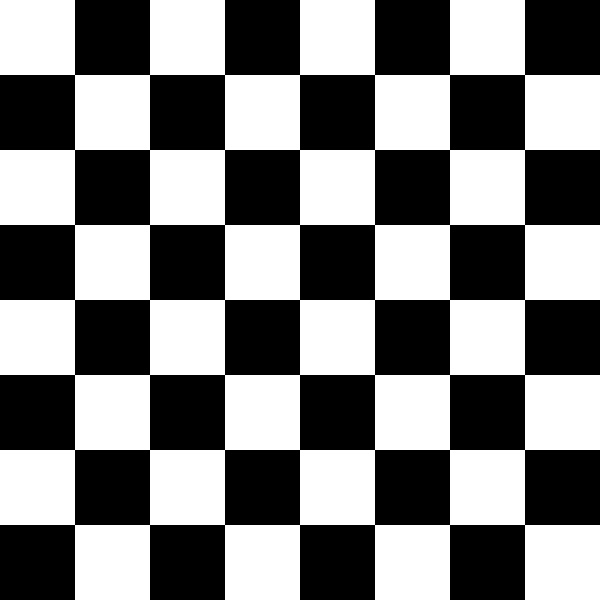
#> input picture 2-Image Processing techniques/img/board.jpg, 600 x 600 px
$ jupyter execute '6-Borders and Corners.ipynb'   (older library calls are emulated)   (text cells are left out)
#> lines starting #> are read from the running program, lines starting #| are printed output that depends on the picture; after the words box and inside, x2 and y2 are one past the last pixel; in counts of white or black regions, pixels touching at a corner belong together
[cell 1]
import cv2
import matplotlib.pyplot as plt

img_path = "img/board.jpg"

img = cv2.imread(img_path)
#> img is the input picture: shape (600, 600, 3); min 0, max 255, mean 127.5
img = cv2.cvtColor(img, cv2.COLOR_BGR2GRAY)
#> img: shape (600, 600)

plt.imshow(img, cmap='gray')

# VERTICAL LINES.
sobelx = cv2.Sobel(img, cv2.CV_64F, 1, 0, ksize=5)
plt.imshow(sobelx, cmap='gray')

plt.figure()

# HORIZONTAL LINES.
sobely = cv2.Sobel(img, cv2.CV_64F, 0, 1, ksize=5)
plt.imshow(sobely, cmap='gray')

laplacian = cv2.Laplacian(img, cv2.CV_64F)

[cell 2]
blend_img = cv2.addWeighted(src1=sobelx, src2=sobely, alpha=1, beta=1, gamma=0)
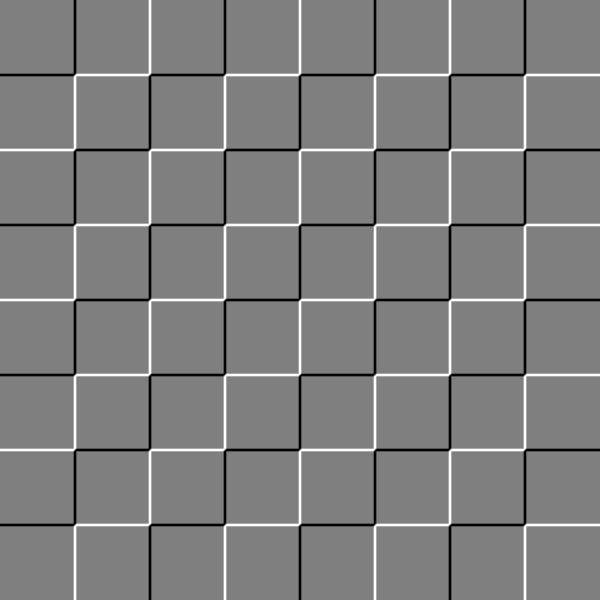
#> blend_img: shape (600, 600) float64; min -12264, max 12264, mean 0; drawn with min black and max white
plt.imshow(blend_img, cmap='gray')

[cell 3]
import cv2
import matplotlib.pyplot as plt

img_path = "img/nature.jpg"

img = cv2.imread(img_path)
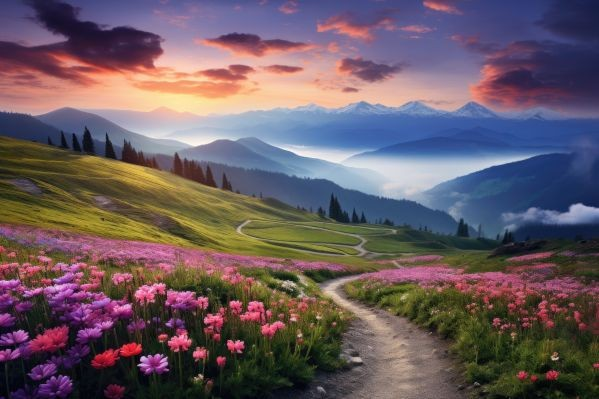
#> input picture 2-Image Processing techniques/img/nature.jpg, 599 x 399 px
#> img is the input picture: shape (399, 599, 3); mean B, G, R 97.7, 90.2, 104.9
img = cv2.cvtColor(img, cv2.COLOR_BGR2GRAY)
#> img: shape (399, 599)
# img = cv2.GaussianBlur(img, (5,5), 10)

plt.imshow(img, cmap='gray')

laplacian = cv2.Laplacian(img, cv2.CV_64F)
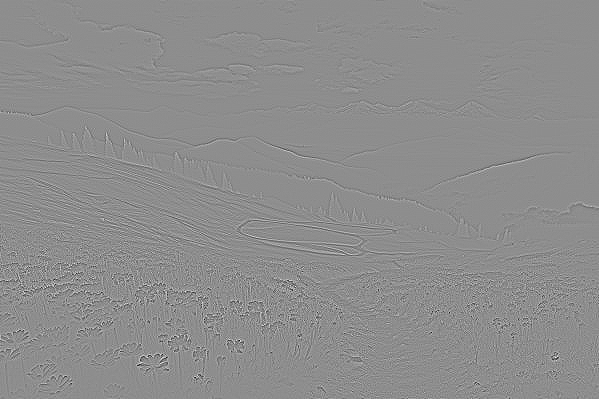
#> laplacian: shape (399, 599) float64; min -292, max 234, mean 0; drawn with min black and max white
plt.imshow(laplacian, cmap='gray')

[cell 4]
import numpy as np
import cv2

filename = "img/board.jpg"
# filename = 'img/door.jpg'
# filename = 'img/door_house.jpg'

img = cv2.imread(filename)

# Uncomment if required.
# img = cv2.resize(img, (int(img.shape[0] / 2), int(img.shape[1] / 2)))

gray = cv2.cvtColor(img,cv2.COLOR_BGR2GRAY)


gray = np.float32(gray)
dst = cv2.cornerHarris(gray,2,3,0.04)
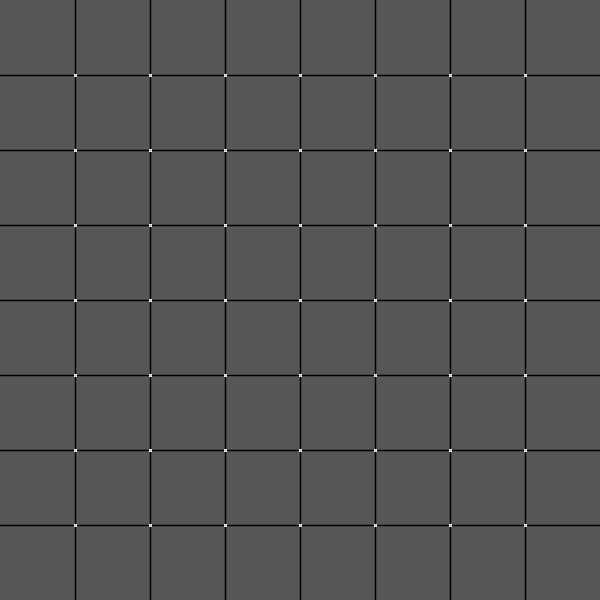
#> dst: shape (600, 600) float32; min -169130016, max 330747008, mean -5368240; drawn with min black and max white

dst = cv2.dilate(dst,None)
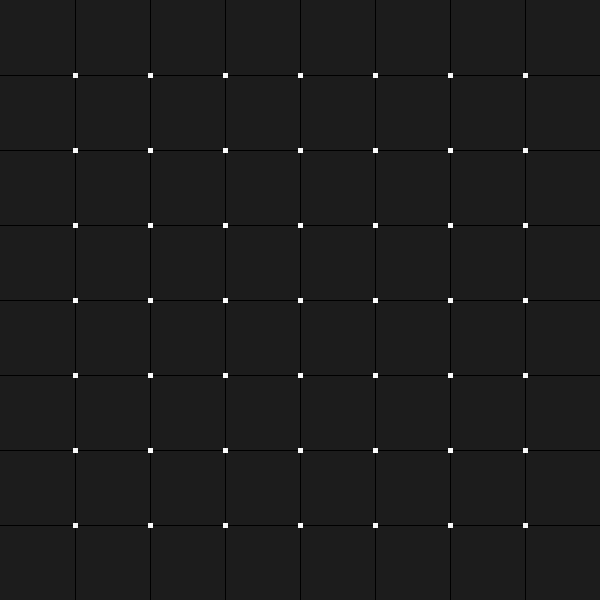
#> dst: shape (600, 600) float32; min -42282504, max 330747008, mean 179746.4; drawn with min black and max white

# print(np.unique(dst))
print(dst.min())
#| -42282504.0
print(dst.max())
#| 330747000.0

img[ dst > 0.01 * dst.max() ] = [0, 0, 255]
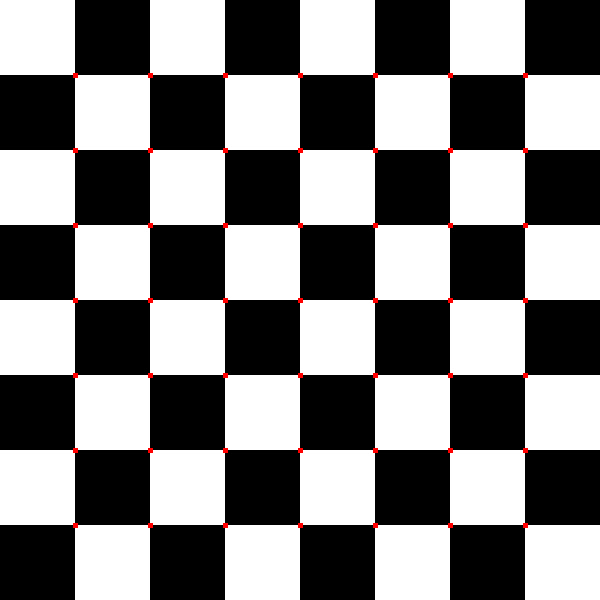
#> img: shape (600, 600, 3); 0.34% of pixels changed, all inside (x1, y1, x2, y2) = (73, 73, 528, 528)

while True:
    cv2.imshow('dst', img)
    if cv2.waitKey(0) == ord('q'):
#> (key q is pressed here)
        break

cv2.destroyAllWindows()

[cell 5]
import numpy as np
import cv2

# Abre el video
cap = cv2.VideoCapture(0)

while cap.isOpened():
    ret, frame = cap.read()
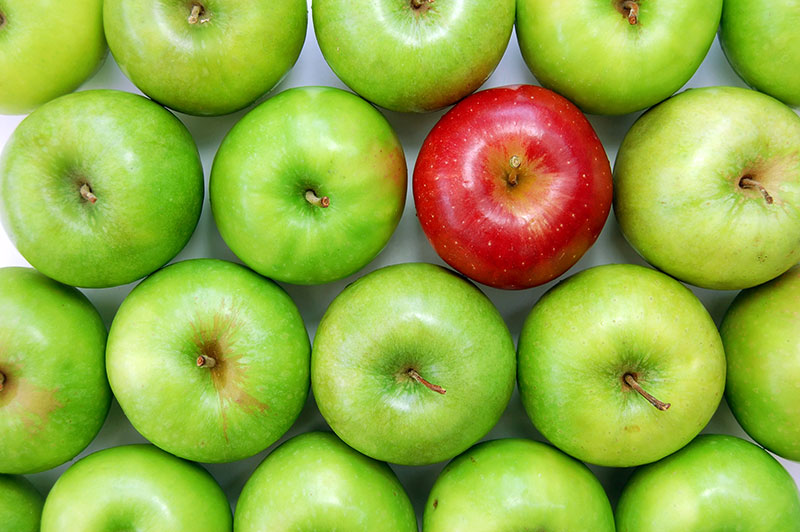
#> input picture 2-Image Processing techniques/img/apples.jpg, 800 x 532 px, given in place of the camera
#> frame is the input picture: shape (532, 800, 3); mean B, G, R 67.3, 173.6, 148.8
    if not ret:
        break

    # Convierte el cuadro a escala de grises
    gray = cv2.cvtColor(frame, cv2.COLOR_BGR2GRAY)
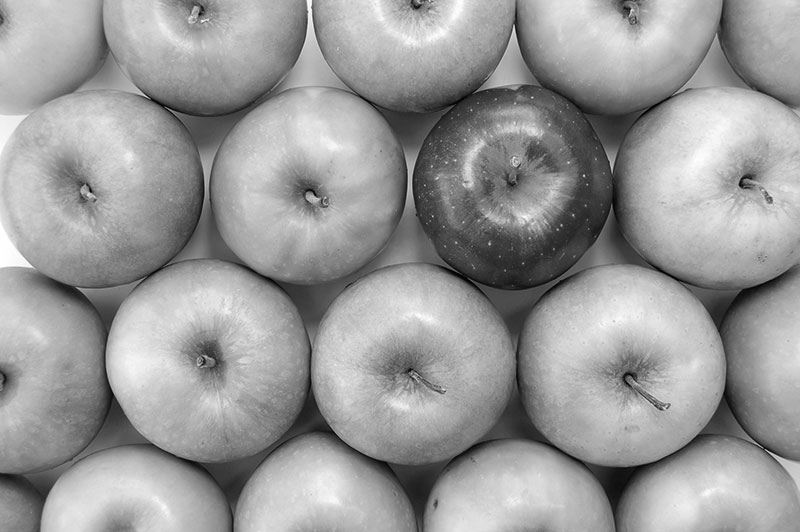
#> gray: shape (532, 800); min 0, max 255, mean 154.1
    gray = np.float32(gray)

    # Aplica la detección de esquinas de Harris
    dst = cv2.cornerHarris(gray, 2, 3, 0.04)
#> dst: shape (532, 800) float32

    # Dila las esquinas detectadas para mejor visualización
    dst = cv2.dilate(dst, None)

    # Marca las esquinas en la imagen original
    frame[dst > 0.01 * dst.max()] = [0, 0, 255]
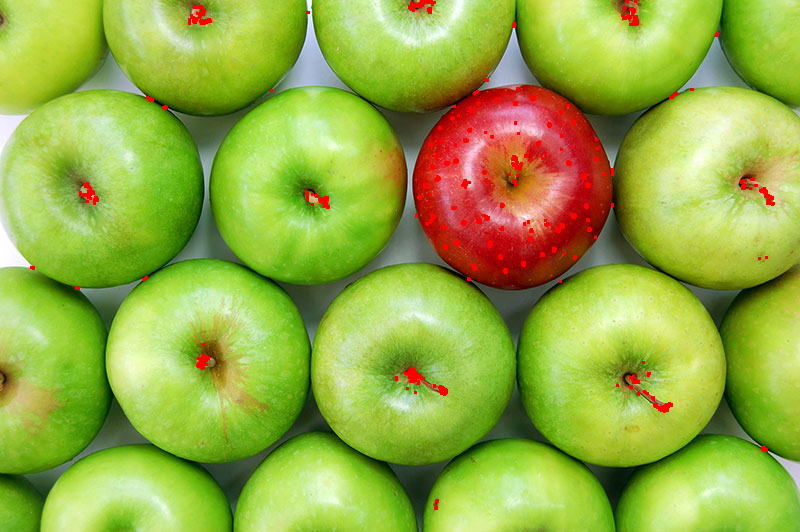
#> frame: shape (532, 800, 3); 1.02% of pixels changed, all inside (x1, y1, x2, y2) = (30, 0, 775, 510)

    # Muestra el cuadro con las esquinas detectadas
    cv2.imshow('Corners', frame)
    if cv2.waitKey(1) == ord('q'):
#> (key q is pressed here)
        break

cap.release()
cv2.destroyAllWindows()

[cell 6]
import numpy as np
import cv2

thresh_low = 0
thresh_upp = 255

# Abre el video
cap = cv2.VideoCapture(0)

while cap.isOpened():
    ret, frame = cap.read()
    if not ret:
        break

    # Convierte el cuadro a escala de grises
    gray = cv2.cvtColor(frame, cv2.COLOR_BGR2GRAY)

    blurred = cv2.GaussianBlur(gray, (5, 5), 1.5)

    edged_frame = cv2.Canny(blurred, 0, 255)
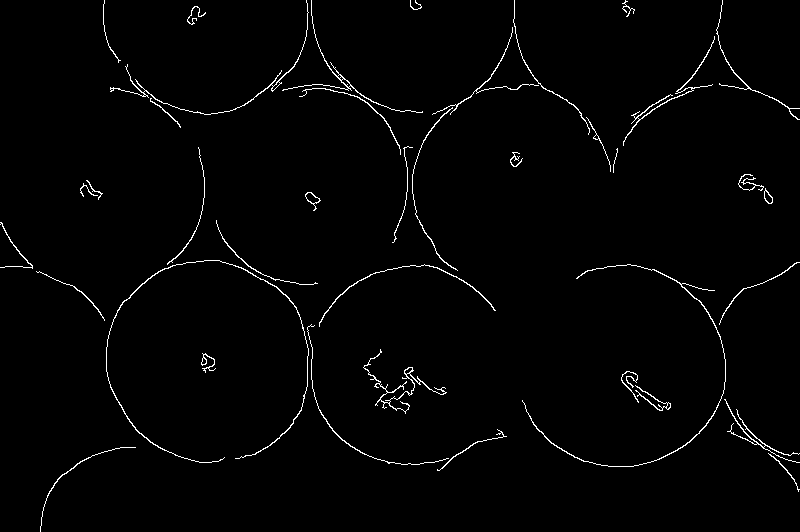
#> edged_frame: shape (532, 800); 1.6% white in thin lines or dots

    cv2.imshow('Corners', edged_frame)

    if cv2.waitKey(1) == ord('q'):
#> (key q is pressed here)
        break

cap.release()
cv2.destroyAllWindows()
